Frame 1 (no input): blank canvas, image omitted
Frame 60 (the mouse pressed at the canvas centre just before this capture): blank canvas, image omitted
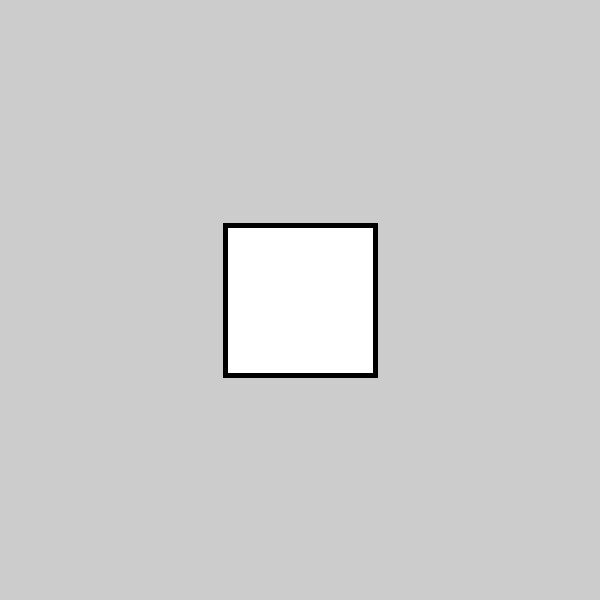
Frame 120 (the mouse held since frame 60 and released just before this capture)

The Processing sketch whose frames 1 and 60 were blank and that drew this single picture after the mouse press (run headless with seeded random() and noise(); from frame 60 on, the mouse is pressed at the canvas centre):

// Processing sketch: ex608b
// ── ex608b.pde
// Ex 6-9 larger

void setup() {
  size(600, 600);
}

void draw() {
  background(204);
  translate(mouseX, mouseY);
  scale(mouseX / 60.0);
  rect(-15, -15, 30, 30);
}
